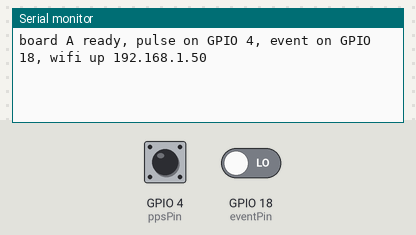
This program was run on a simulated ESP32. Shown: the last lines printed to the serial monitor. Inputs (shaded band) come from the test bench; at power-on: GPIO 18 (eventPin) LOW, GPIO 4 (ppsPin) LOW. WiFi joins after 1.5 s; servers stay silent unless stated; not simulated (calls return 0 or success): secrets.h.

Above: at 3.0 s.
3.1 s: GPIO 18 (eventPin) driven HIGH
At 3.5 s:
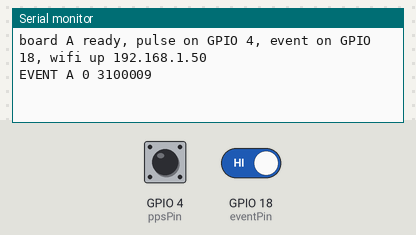
4.6 s: GPIO 4 (ppsPin) pulsed HIGH 2 times (0.12 s each, 0.3 s apart)
At 6.0 s:
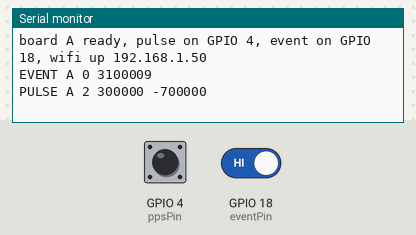
6.7 s: GPIO 4 (ppsPin) driven HIGH
At 7.4 s:
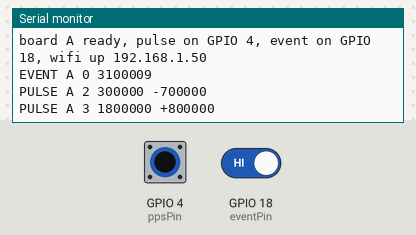

The program:

main.cpp
```cpp
// stamps a shared event in this board's own time base, counted from the GPS pulse, and reports over serial and UDP

#include <Arduino.h>
#include <WiFi.h>
#include <WiFiUdp.h>
#include "secrets.h"

const char* listenerAddress = "10.0.0.30";
const uint16_t listenerPort = 5005;
WiFiUDP udp;

const int ppsPin = 4;
const int eventPin = 18;
const uint32_t nominalInterval = 1000000;
const uint32_t eventHoldoffMicros = 200000;

portMUX_TYPE edgeMux = portMUX_INITIALIZER_UNLOCKED;
volatile uint32_t lastEdgeMicros = 0;
volatile uint32_t edgeInterval = 0;
volatile uint32_t pulseCount = 0;

volatile uint32_t eventMicros = 0;
volatile uint32_t eventPulse = 0;
volatile uint32_t eventCount = 0;
volatile uint32_t lastEventMicros = 0;

void IRAM_ATTR onPpsEdge(){
    uint32_t nowMicros = micros();
    portENTER_CRITICAL_ISR(&edgeMux);
    edgeInterval = nowMicros - lastEdgeMicros;
    lastEdgeMicros = nowMicros;
    pulseCount++;
    portEXIT_CRITICAL_ISR(&edgeMux);
}

void IRAM_ATTR onEventEdge(){
    uint32_t nowMicros = micros();
    portENTER_CRITICAL_ISR(&edgeMux);
    if (nowMicros - lastEventMicros > eventHoldoffMicros){   // one report per event, contact bounce lands inside this
        lastEventMicros = nowMicros;
        eventMicros = nowMicros - lastEdgeMicros;
        eventPulse = pulseCount;
        eventCount++;
    }
    portEXIT_CRITICAL_ISR(&edgeMux);
}

void report(const char* text){
    Serial.println(text);
    if (WiFi.status() == WL_CONNECTED){
        udp.beginPacket(listenerAddress, listenerPort);
        udp.print(text);
        udp.endPacket();
    }
}

void setup(){
    Serial.begin(115200);
    delay(300);
    pinMode(ppsPin, INPUT);
    pinMode(eventPin, INPUT);
    attachInterrupt(digitalPinToInterrupt(ppsPin), onPpsEdge, RISING);
    attachInterrupt(digitalPinToInterrupt(eventPin), onEventEdge, RISING);

    WiFi.mode(WIFI_STA);
    WiFi.setSleep(false);
    WiFi.begin(WIFI_SSID, WIFI_PASSWORD);
    uint32_t started = millis();
    while (millis() - started < 15000){
        if (WiFi.status() == WL_CONNECTED){break;}
        delay(250);
    }

    const char* wifiState = "down";
    if (WiFi.status() == WL_CONNECTED){wifiState = "up";}

    char line[120];
    Serial.println();
    snprintf(line, sizeof(line), "board %s ready, pulse on GPIO %d, event on GPIO %d, wifi %s %s",
             BOARD_ID, ppsPin, eventPin, wifiState, WiFi.localIP().toString().c_str());
    report(line);
}

void loop(){
    static uint32_t reportedPulse = 0;
    static uint32_t reportedEvent = 0;
    uint32_t interval;
    uint32_t pulses;
    uint32_t events;
    uint32_t stampMicros;
    uint32_t stampPulse;

    portENTER_CRITICAL(&edgeMux);
    interval = edgeInterval;
    pulses = pulseCount;
    events = eventCount;
    stampMicros = eventMicros;
    stampPulse = eventPulse;
    portEXIT_CRITICAL(&edgeMux);

    char line[80];

    if (events > reportedEvent){
        reportedEvent = events;
        snprintf(line, sizeof(line), "EVENT %s %lu %lu", BOARD_ID, stampPulse, stampMicros);
        report(line);
    }

    if (pulses > reportedPulse){
        reportedPulse = pulses;
        if (pulses > 1){
            int32_t errorMicros = (int32_t)(interval - nominalInterval);
            snprintf(line, sizeof(line), "PULSE %s %lu %lu %+ld", BOARD_ID, pulses, interval, errorMicros);
            report(line);
        }
    }

    delay(2);
}
```

Measured:
- after the input at 3.1 s, the serial monitor: prints a new line at once (image 1)
- after the input at 4.6 s, the serial monitor: prints a new line after 0.30 s (image 2)
- after the input at 6.7 s, the serial monitor: prints a new line at once (image 3)
